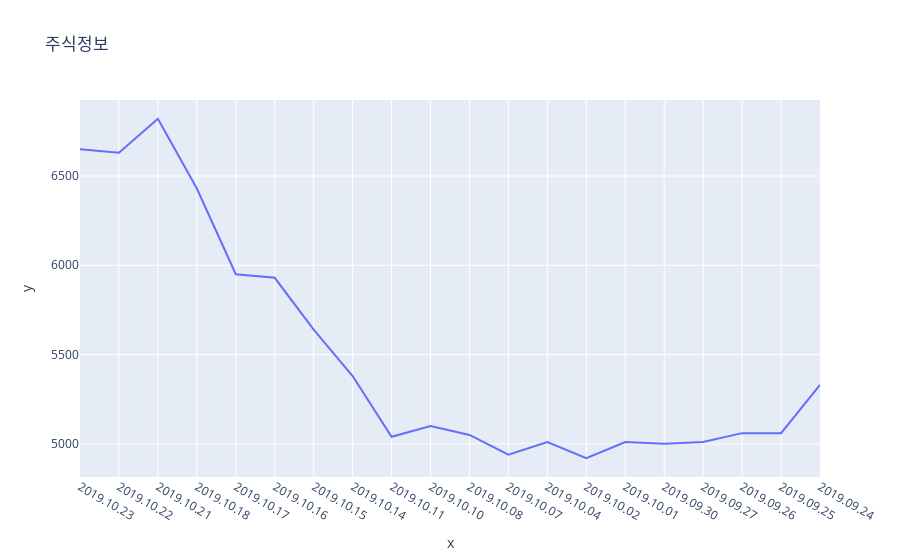

The cell this chart's notebook holds for it:
### Code cell
fig = px.line(x=date, y=price, title='주식정보')
fig.show()

### Figure 1 — Plotly figure (JSON) as saved in the notebook; plotly's stock layout.template omitted (floating-point values rounded to 4 significant figures)
{"data": [{"hovertemplate": "x=%{x}<br>y=%{y}<extra></extra>", "legendgroup": "", "line": {"color": "#636efa", "dash": "solid"}, "marker": {"symbol": "circle"}, "mode": "lines", "name": "", "orientation": "v", "showlegend": false, "type": "scatter", "x": ["2019.10.23", "2019.10.22", "2019.10.21", "2019.10.18", "2019.10.17", "2019.10.16", "2019.10.15", "2019.10.14", "2019.10.11", "2019.10.10", "2019.10.08", "2019.10.07", "2019.10.04", "2019.10.02", "2019.10.01", "2019.09.30", "2019.09.27", "2019.09.26", "2019.09.25", "2019.09.24"], "xaxis": "x", "y": [6650, 6630, 6820, 6430, 5950, 5930, 5640, 5380, 5040, 5100, 5050, 4940, 5010, 4920, 5010, 5000, 5010, 5060, 5060, 5330], "yaxis": "y"}], "layout": {"legend": {"tracegroupgap": 0}, "title": {"text": "주식정보"}, "xaxis": {"anchor": "y", "domain": [0, 1], "title": {"text": "x"}}, "yaxis": {"anchor": "x", "domain": [0, 1], "title": {"text": "y"}}}}
